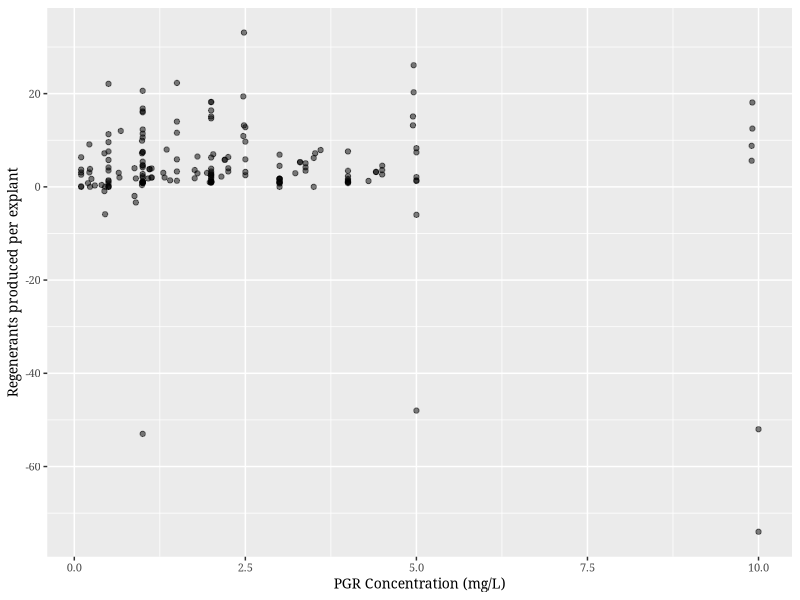
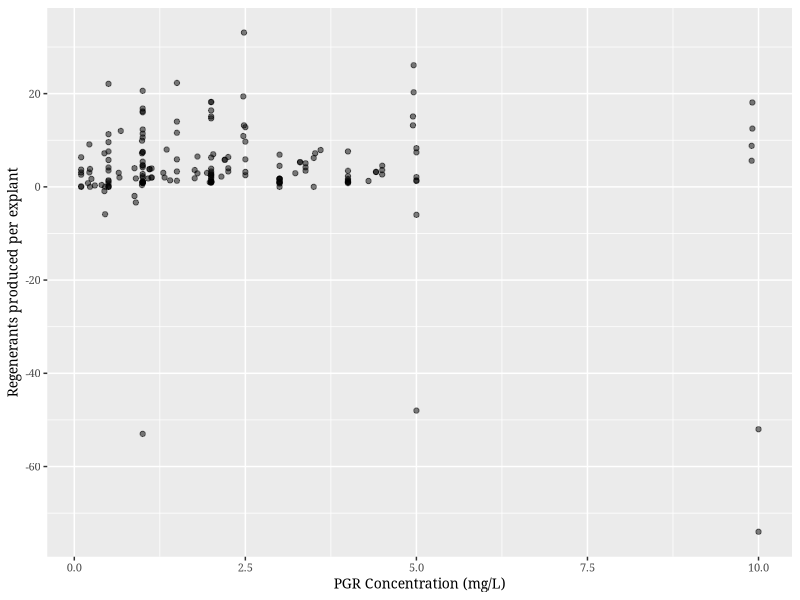
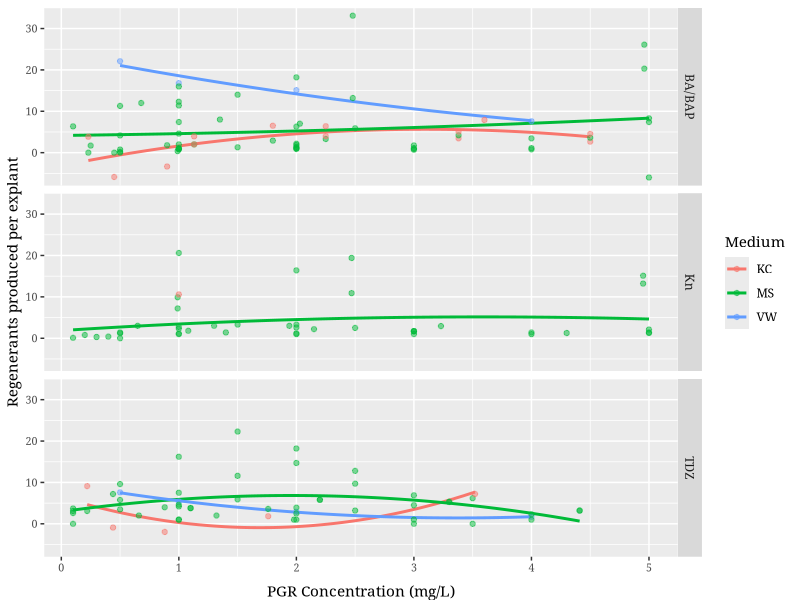
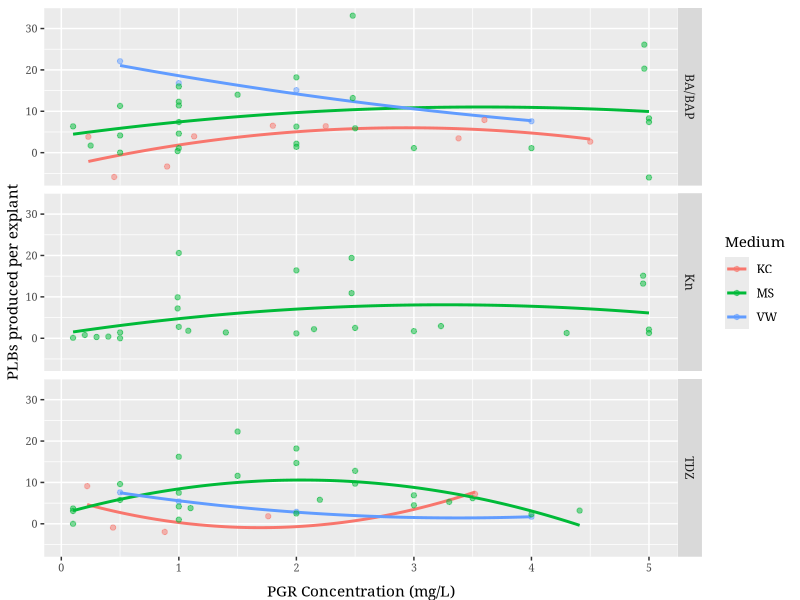
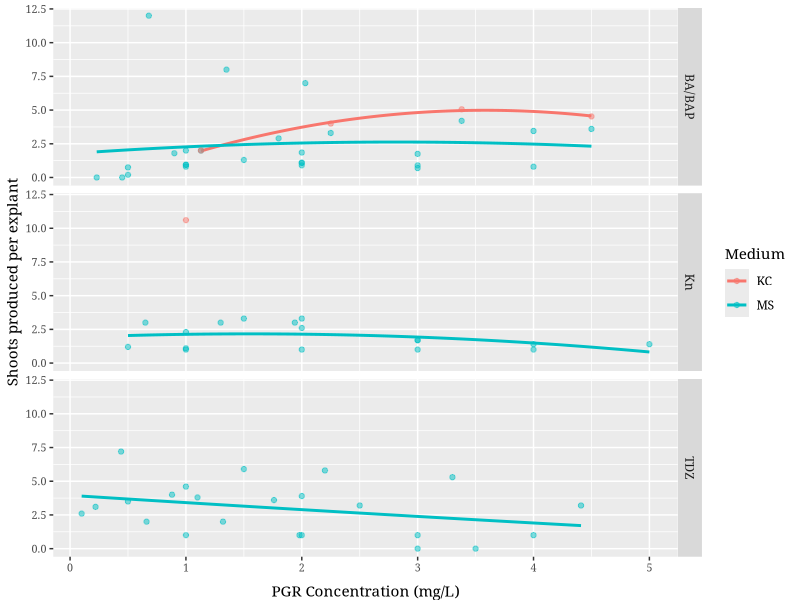
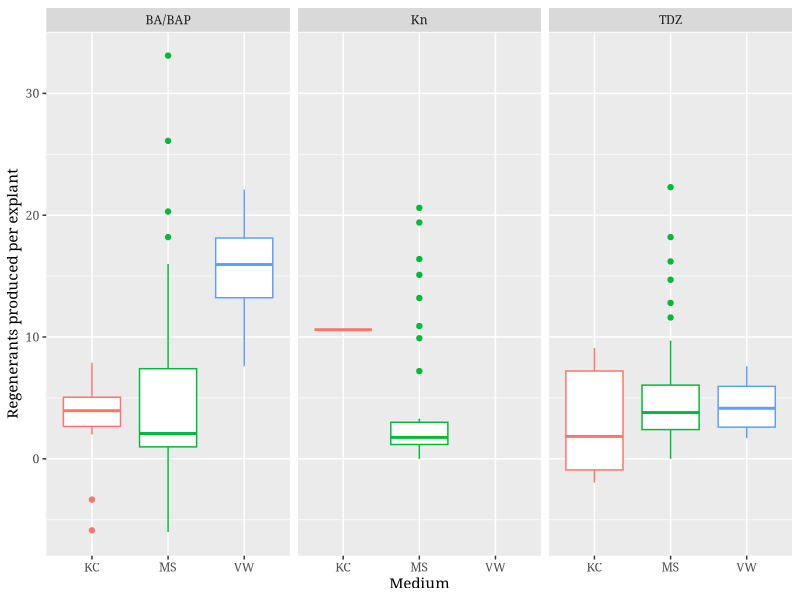
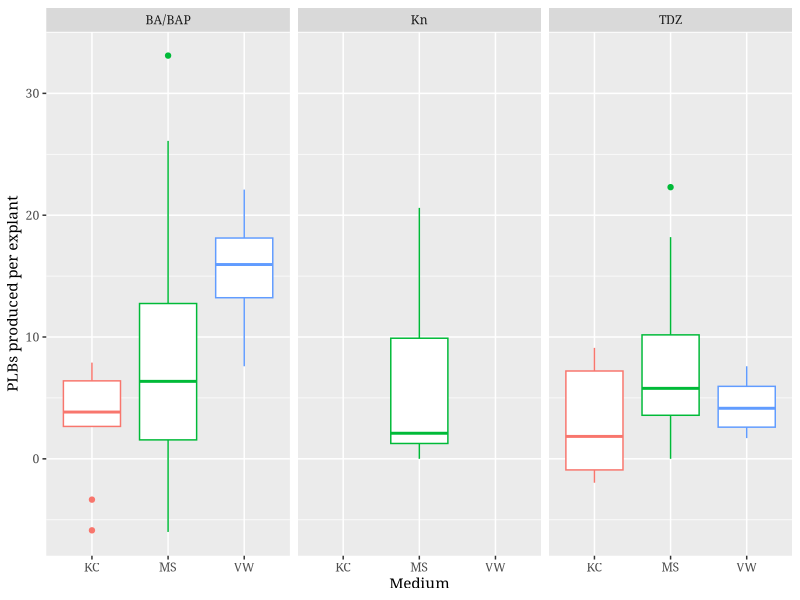
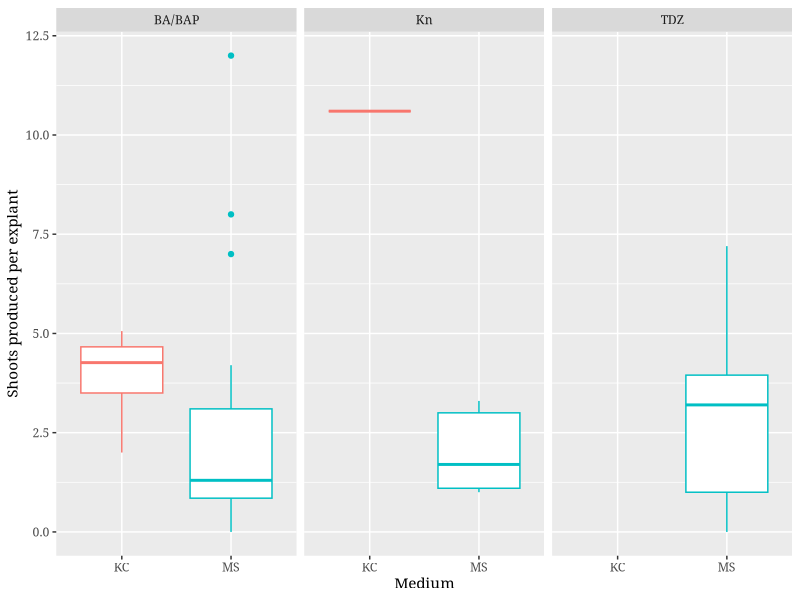

Here is the R script that generated these plots, in order: (Note: this script raises an error after producing the figures.)
library(readr)
library(dplyr)
library(ggplot2)

# Environment preparation

if (!dir.exists("output")) {
  dir.create("output")
} else {
  unlink("output", recursive = TRUE)
  dir.create("output")
}

quadratic_formula <- function(a, b, c, mod) {
  up_term <- -b + (sqrt(b^2 - 4*a*c) * mod)
  down_term <- 2 * a
  return(up_term / down_term)
}

# Nominal ranks preparation

medium_ranks <- c("MS", "VW", "KC")
pgr_ranks <- c("TDZ", "BA/BAP", "Kn")
explant_ranks <- c("PLB", "Shoot")

# Thesis data preparation

thesis <- read_csv("data/thesis.csv", show_col_types = FALSE)
thesis_survival_rate <- data.frame(
  survival_rate = c(100, 84.3, 95, 80, 90, 84.3, 89, 100, 84, 90, 90, 97, 75, 75, 100, 80, 80, 90, 100, 95),
  pgr = ""
)

thesis_recoded <- thesis

thesis_recoded$pgr <- factor(recode(thesis_recoded$pgr, tdz = "TDZ", bap = "BA/BAP", kn = "Kn"))
thesis_recoded$medium <- factor(recode(thesis_recoded$medium, ms = "MS", vw = "VW", kc = "KC"))
thesis_recoded$explant <- factor(recode(thesis_recoded$explant, plb = "PLB", shoot = "Shoot"))

thesis_filtered <- thesis %>%
  filter(pgr_concentration < 6) %>%
  filter(yield > -10)

thesis_filtered$pgr <- recode(thesis_filtered$pgr, tdz = "TDZ", bap = "BA/BAP", kn = "Kn")
thesis_filtered$medium <- recode(thesis_filtered$medium, ms = "MS", vw = "VW", kc = "KC")
thesis_filtered$explant <- recode(thesis_filtered$explant, plb = "PLB", shoot = "Shoot")

thesis_regression_model <- thesis_filtered$yield ~ poly(thesis_filtered$pgr_concentration, 2, raw = TRUE)

# Setup output sink

output_file <- file("output/output.txt", open = "wt")
sink(output_file)
sink(output_file, type = "message")

# PGR Regression plotting method
pgr_regression <- function(data, explant_name, filename) {
  ggplot(data, mapping = aes(x = pgr_concentration, y = yield, color = medium)) +
    labs(x = "PGR Concentration (mg/L)", y = paste(explant_name, "produced per explant"), shape = "PGR", color = "Medium") +
    geom_smooth(inherit.aes = FALSE,
                method = "lm",
                formula = y ~ poly(x, 2, raw = TRUE),
                se = FALSE,
                fill = NA,
                alpha = 0.5,
                aes(x = pgr_concentration, y = yield, color = medium)) +
    geom_point(alpha = 0.5, size = 1.5) +
    facet_grid(pgr ~ .) +
    theme(text = element_text(size = 11, family = "Serif"),
          axis.title.y = element_text(vjust = 1),
          axis.title.x = element_text(vjust = -1),
          axis.text = element_text(size = rel(0.7)))
  ggsave(paste0("output/", filename), width = 6.5, height = 6.5, units = "in", dpi = "print", type = "cairo-png")
}

# PGR Box plotting method
pgr_boxplot <- function(data, explant_name, filename) {
  ggplot(data, mapping = aes(x = medium, y = yield)) +
    labs(x = "Medium", y = paste(explant_name, "produced per explant"), shape = "PGR", color = "Medium") +
    geom_boxplot(show.legend = FALSE, aes(color = medium)) +
    facet_grid(. ~ pgr) +
    theme(text = element_text(size = 11, family = "Serif"),
          axis.text = element_text(size = rel(0.8)))
  ggsave(paste0("output/", filename), width = 6.5, height = 6.5, units = "in", dpi = "print", type = "cairo-png")
}

# Outlier
ggplot(thesis, mapping = aes(x = pgr_concentration, y = yield)) +
  labs(x = "PGR Concentration (mg/L)", y = "Regenerants produced per explant") +
  geom_point(alpha = 0.5, size = 1.5) +
  theme(text = element_text(size = 10, family = "Serif"))
ggsave("output/outlier.png", width = 6.5, height = 3.5, units = "in", dpi = "print", type = "cairo-png")

# PGR Regression
pgr_regression(thesis_filtered, "Regenerants", "pgr_regression_combined.png")
pgr_regression(thesis_filtered %>% filter(explant == "PLB"), "PLBs", "pgr_regression_plb.png")
pgr_regression(thesis_filtered %>% filter(explant == "Shoot"), "Shoots", "pgr_regression_shoot.png")

# PGR Box plot
pgr_boxplot(thesis_filtered, "Regenerants", "pgr_boxplot_combined.png")
pgr_boxplot(thesis_filtered %>% filter(explant == "PLB"), "PLBs", "pgr_boxplot_plb.png")
pgr_boxplot(thesis_filtered %>% filter(explant == "Shoot"), "Shoots", "pgr_boxplot_shoot.png")

# Regression detail report
regression_detail_report <- function(data, medium_filter, pgr_filter, explant_filter) {
  medium_filter_text <- "*"
  pgr_filter_text <- "*"
  explant_filter_text <- "*"
  if (medium_filter != FALSE) {
    data <- data %>% filter(medium == medium_filter)
    medium_filter_text <- medium_filter
  }
  if (pgr_filter != FALSE) {
    data <- data %>% filter(pgr == pgr_filter)
    pgr_filter_text <- pgr_filter
  }
  if (explant_filter != FALSE) {
    data <- data %>% filter(explant == explant_filter)
    explant_filter_text <- explant_filter
  }

  message(paste0(medium_filter_text, "-", pgr_filter_text, "-", explant_filter_text))
  print(summary(data))
  try({
    data_regression = lm(yield ~ poly(pgr_concentration, 2, raw = TRUE), data = data)
    print(summary(data_regression))
    a <- coef(data_regression)[3]
    b <- coef(data_regression)[2]
    c <- coef(data_regression)[1]
    cat(paste0("Model: y = ", a, "x^2 + (", b, "x) + (", c, ")\n"))
    discriminant <- b^2 - 4 * a * c
    if (discriminant == 0) {
      cat(paste0("Roots: ", quadratic_formula(a, b, c, 1), "\n"))
    }
    else if (discriminant > 0) {
      cat(paste0("Roots: ", quadratic_formula(a, b, c, 1), ", ", quadratic_formula(a, b, c, -1), "\n"))
    }
  })
}

process_report <- function(
  medium_filters = vector(length = 1),
  pgr_filters = vector(length = 1),
  explant_filters = vector(length = 1)
) {
  for (medium_filter in medium_filters) {
    for (pgr_filter in pgr_filters) {
      for (explant_filter in explant_filters) {
        regression_detail_report(thesis_filtered, medium_filter, pgr_filter, explant_filter)
        cat("\n")
      }
    }
  }
}

process_report()
process_report(pgr_filters = pgr_ranks)
process_report(pgr_filters = pgr_ranks, medium_filters = medium_ranks)
process_report(pgr_filters = pgr_ranks, explant_filters = explant_ranks)
process_report(medium_rank)
process_report(pgr_filters = pgr_ranks, medium_filters = medium_ranks, explant_filters = explant_ranks)

cat("\nSignificance Model: \n")
significance_model <- lm(yield ~ poly(pgr_concentration, 2, raw = TRUE) + pgr + medium + explant, data = thesis_recoded)
print(summary(significance_model))

cost_efficiency <- data.frame(
  name=c("MS/TDZ", "MS/6-BAP", "MS/KN", "VW/TDZ", "VW/6-BAP", "KC/TDZ", "KC/6-BAP"),
  value=c(105.526177, 168.9452874, 147.8822365, 33.22136364, 32.75779221, 45.32821916, 157.25)
)

ggplot(cost_efficiency, aes(x=name, y=value)) +
  labs(x = "Medium/PGR", y = "Cost-efficiency (lower is better)") +
  geom_bar(stat = "identity", fill=rgb(0.1, 0.4, 0.5, 0.7)) +
  theme(text = element_text(size = 11, family = "Serif"),
        axis.title.y = element_text(vjust = 1),
        axis.title.x = element_text(vjust = -1),
        axis.text = element_text(size = rel(0.7)))

ggsave("output/cost_efficiency.png", width = 6.5, height = 4.0, units = "in", dpi = "print", type = "cairo-png") 

sink()
sink(type = "message")
close(output_file)